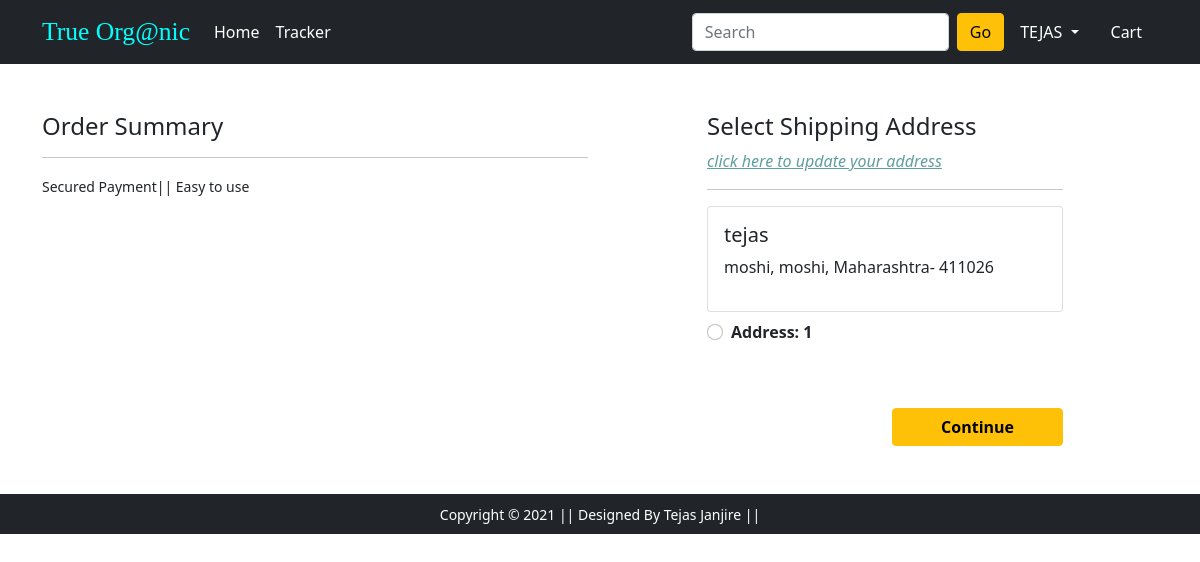
Screenshot of /checkout/ (signed in) with the database file from the repository.
### app/models.py (models this page shows, shortened)
class Customer(models.Model):
 user = models.ForeignKey(User, on_delete=models.CASCADE)
 name = models.CharField(max_length=200)
 locality = models.CharField(max_length=200)
 city = models.CharField(max_length=50)
 zipcode = models.IntegerField()
 state = models.CharField(choices=STATE_CHOICES, max_length=50)

### app/views.py (the view)
# urls.py: path('checkout/', views.checkout, name='checkout'),
@login_required
def checkout(request):
	user = request.user
	add = Customer.objects.filter(user=user)
	cart_items = Cart.objects.filter(user=request.user)
	return render(request, 'app/checkout.html', {'add':add, 'cart_items':cart_items})

### app/templates/app/checkout.html (shortened to what this page needs)
{% extends 'app/base.html' %}
{% load static %}
{% block main-content %}
<div class="container">
 <div class="row mt-5">
  <div class="col-sm-6">
    <h4>Order Summary</h4>
    <hr>
    <small>Secured Payment|| Easy to use</small>
  </div>
  <div class="col-sm-4 offset-sm-1">
    <h4>Select Shipping Address</h4>
    <a style="color: cadetblue;" href="{% url 'profile' %}"><I>click here to update your address</I></a>
    <hr>
    <form action="/paymentdone">
    {% for ad in add %}
      <div class="card">
        <div class="card-body">
        <h5>{{ad.name}}</h5>
        <p>{{ad.locality}}, {{ad.city}}, {{ad.state}}- {{ad.zipcode}}</p>
        </div>
      </div>
        <div class="form-check mt-2 mb-5">
          <input class="form-check-input" type="radio" name="custid" id="custadd{{forloop.counter}}" value="{{ad.id}}">
          <label class="form-check-label fw-bold" for="custadd{{forloop.counter}}">
            Address: {{ forloop.counter }} </label>
        </div>
      {% endfor %}
        <div class="text-end">
          <button type="submit" class="btn btn-warning mt-3 px-5 fw-bold">Continue</button>
        </div>
      </form>
    </div>
  </div>
</div>
{% endblock main-content %}

### app/templates/app/base.html (shortened to what this page needs)
<!doctype html>
{% load static %}
<html lang="en">
<head>
  <link href="https://cdn.jsdelivr.net/npm/bootstrap@5.0.0-beta1/dist/css/bootstrap.min.css" rel="stylesheet"
>
  <link rel="stylesheet" href="{% static 'app/css/owl.carousel.min.css' %}">
  <link rel="stylesheet" href="{% static 'app/css/all.min.css' %}">
  <link rel="stylesheet" href="{% static 'app/css/style.css' %}">
</head>
<body>
  <nav class="navbar navbar-expand-lg navbar-dark bg-dark">
    <div class="container">
      <a class="navbar-brand" href="/">True Org@nic </a>
      <div class=" collapse navbar-collapse" id="navbarSupportedContent">
        <ul class="navbar-nav me-auto mb-2 mb-lg-0">
          <li class="nav-item">
            <a class="nav-link active" aria-current="page" href="/">Home</a>
          </li>
          <li class="nav-item">
            <a class="nav-link active" aria-current="page" href="{% url 'orders' %}">Tracker</a>
          </li>
        </ul>
        <form class="d-flex">
          <input class="form-control me-2" type="search" placeholder="Search" aria-label="Search">
          <button class="btn btn-warning" type="submit">Go</button>
        </form>
        <div>
          <ul class="navbar-nav me-auto mb-2 mb-lg-0">
            {% if request.user.is_authenticated %}
            <li class="nav-item dropdown mx-2">
              <a class="nav-link dropdown-toggle text-white" href="#" id="profileDropdown" role="button"
                data-bs-toggle="dropdown" aria-expanded="false">
                {{request.user.username|capfirst}}
              </a>
            </li>
            <li class="nav-item mx-2">
              <a href="{% url 'showcart' %}" class="nav-link text-white"> Cart </a>
            </li>
            {% endif %}
          </ul>
        </div>
      </div>
    </div>
  </nav>
  {% block main-content %} {% endblock main-content %}
  <footer class="container-fluid bg-dark text-center p-2 mt-5">
    <small class="text-white">Copyright &copy; 2021 || Designed By Tejas Janjire || </small>
  </footer>
</body>
</html>

### app/templates/app/base.html (style rules this page uses)
.navbar-brand { font-family: Georgia, 'Times New Roman', Times, serif; font-size: 1.6rem; }
.container .navbar-brand { color: aqua; }

### rows the page displays
Customer: name "tejas", locality "moshi", city "moshi", state "Maharashtra", zipcode "411026"

### other values shown
{{ request.user.username|capfirst }} "TEJAS"
